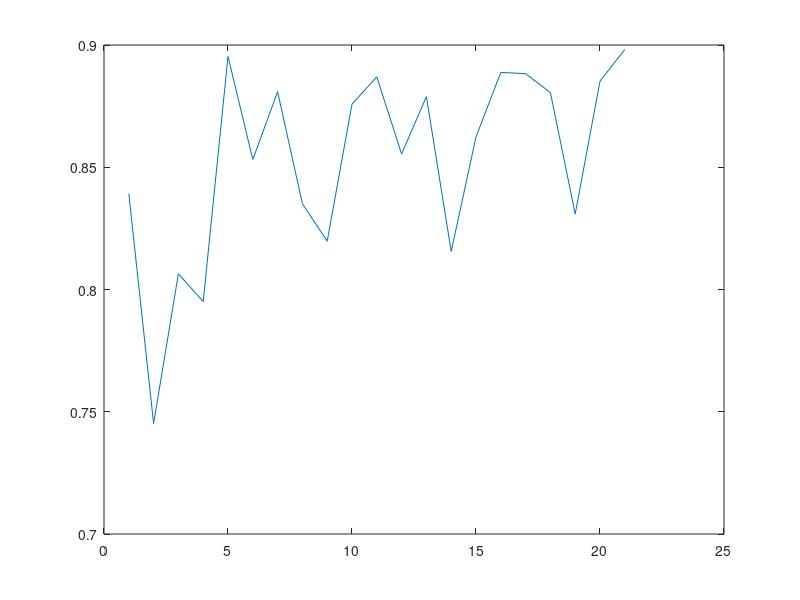

Recreate this plot in MATLAB.
% plot( x, y, '+r' ); % plot the original points
% n = numel(x); % number of original points
% xi = interp1( 1:n, x, linspace(1, n, 10*n) ); % new sample points 
% yi = interp1(   x, y, xi );
% hold all;
% plot( xi, yi ); % should be smooth between the original points

x = textread('isabel_conf_val_file.txt');
y = (1:1:47);
plot(x);
